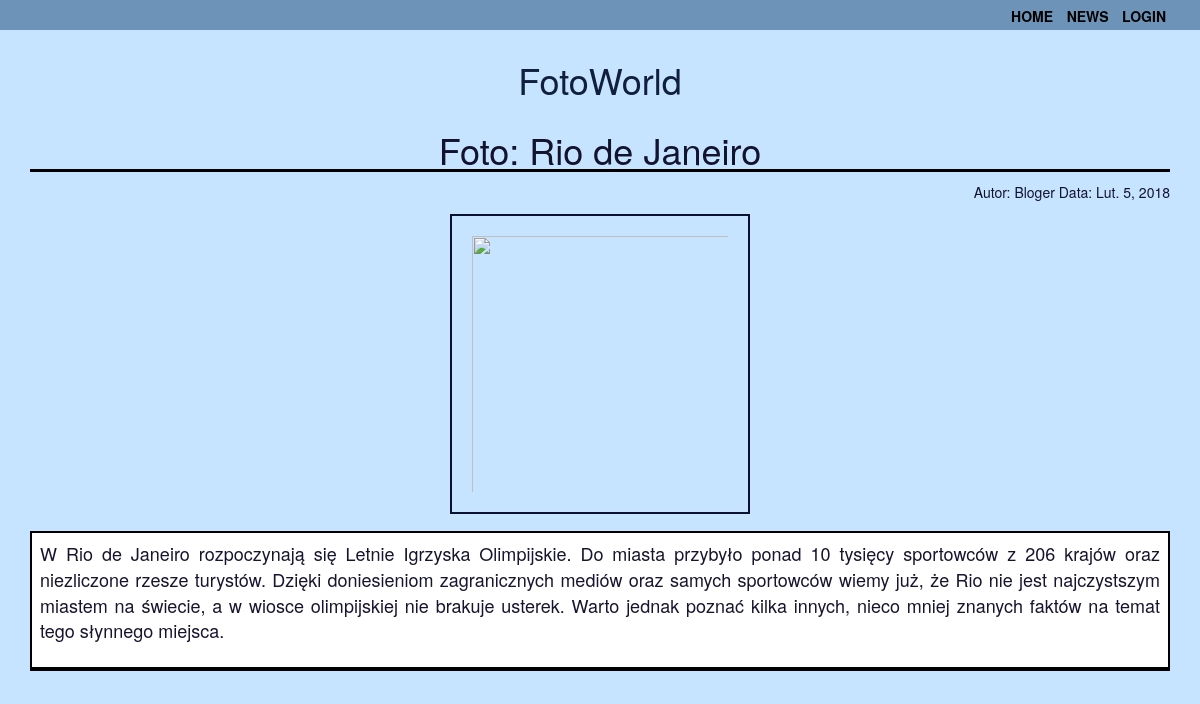
Page /images/detail/22/rio-de-janeiro/ on the committed database.
### images/models.py (models this page shows, shortened)
class Image(models.Model):
    user = models.ForeignKey(settings.AUTH_USER_MODEL,
                             related_name='image_created')
    title = models.CharField(max_length=250)
    slug = models.SlugField(max_length=250, blank=True)
    url = models.URLField()
    image = models.ImageField(upload_to='images/%Y/%m/%d')
    description = models.TextField(blank=True)
    created = models.DateField(auto_now_add=True, db_index=True)
    users_like = models.ManyToManyField(
        settings.AUTH_USER_MODEL, related_name='images_liked', blank=True)
    class Meta:
        ordering = ('-created',)

### images/views.py (the view)
def image_detail(request, id, slug):
    image = get_object_or_404(Image, id=id, slug=slug)
    return render(request, 'images/detail.html', {'section': 'images', 'image': image})

### templates/images/detail.html
{% extends "base.html" %} {%block content%}
<h1 class='title_sections'> Foto: {{image.title}}</h1>
<div class='news_author'>
    Autor: {{image.user.first_name}} Data: {{image.created}}
</div>
<div class='news_title'>
    {% load thumbnail %} {% thumbnail image.image "300" as im %}
    <a href="{{image.image.url}}">
        <img src="{{im.url}}" class="image-detail">
    </a>
    {% endthumbnail %}
</div>
<div class='news'>
    <div class='news_body'>
        {{image.description|linebreaks}}
    </div>
</div>
{% endblock %}

### static/css/style.css (style rules this page uses)
body { background-color: rgba(195, 226, 255, 0.938); color: rgba(6, 4, 32, 0.938); font-size: 20px; height: 100%; background-position: center; background-repeat: no-repeat; background-size: cover; }
a { text-decoration: none; text-decoration-line: none; text-decoration-style: none; color: rgb(0, 0, 0); text-align: center; }
a:link { color: rgb(0, 0, 0); background-color: transparent; text-decoration: none; }
img { width: 300px; height: 300px; margin: 10px; border: 2px solid rgba(1, 4, 39, 0.938); padding: 20px; }
.title_sections { border-bottom: 3px solid black; width: 100%; text-align: center; }
.news_title { font-size: 1.2em; text-align: center; font-weight: bold; padding: 2px; margin-bottom: 5px; }
.news_body { font-size: 0.9em; text-align: justify; padding: 4px; margin-bottom: 5px; width: 100%; }
.news_author { font-size: 0.7em; text-align: right; width: 100%; }
.news { margin: 5px 0; padding: 4px; border: 2px solid black; background: white; border-bottom-width: 4px; }

### rows in the picture
Image: title "Rio de Janeiro", user.first_name "Bloger", created "Lut. 5, 2018", description "W Rio de Janeiro rozpoczynają się Letnie Igrzyska Olimpijskie. Do miasta przybyło ponad 10 tysięcy sportowców z 206 krajów oraz niezliczone rzesze turystów. Dzięki doniesieniom zagranicznych mediów oraz samych sportowców wiemy już, że Rio nie jest najczystszym miastem na świecie, a w wiosce olimpijskiej nie brakuje usterek. Warto jednak poznać kilka innych, nieco mniej znanych faktów na temat tego słynnego miejsca."
